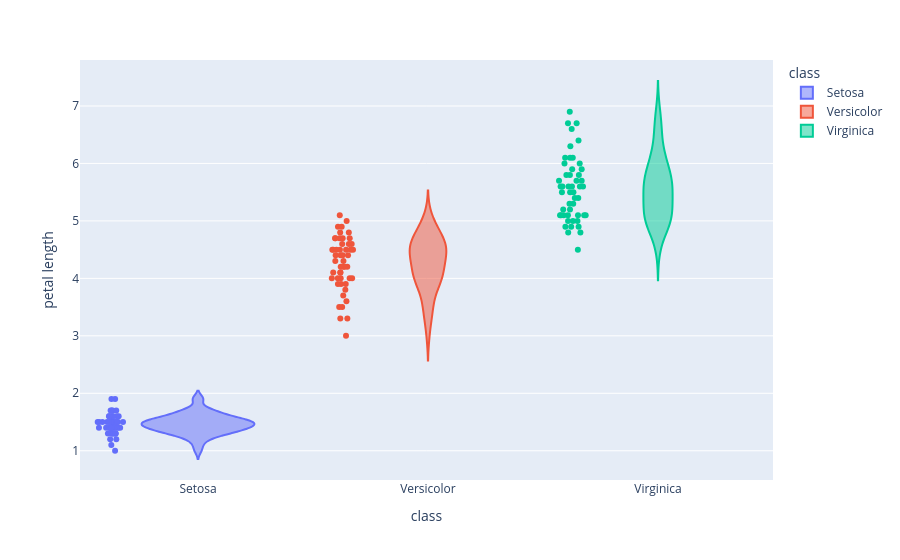
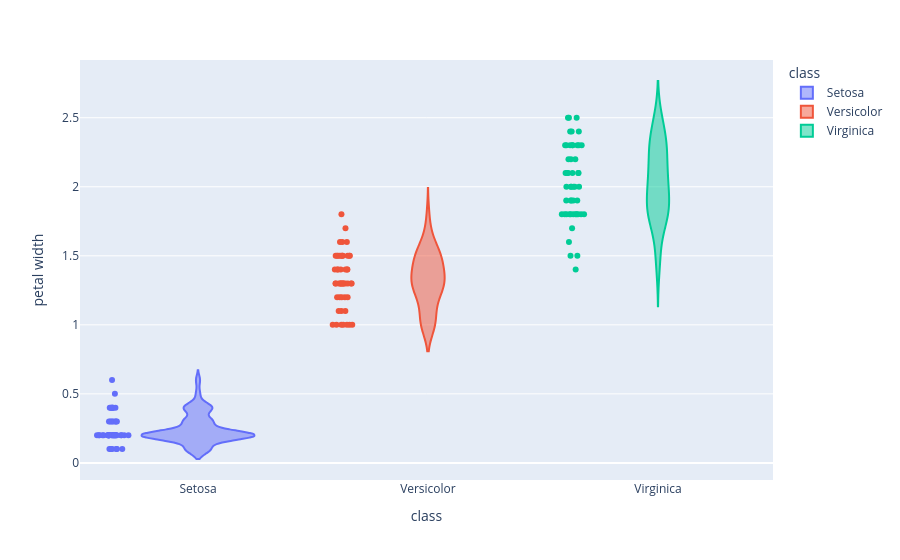
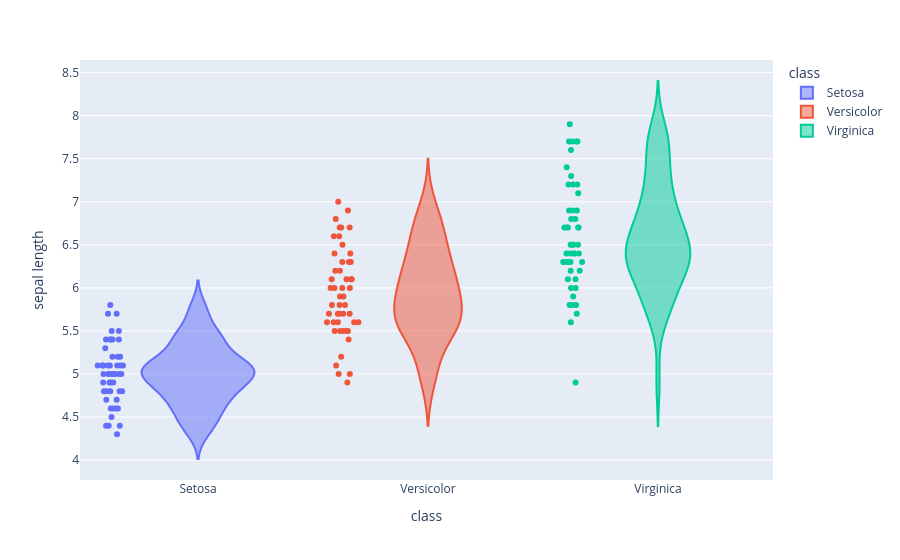
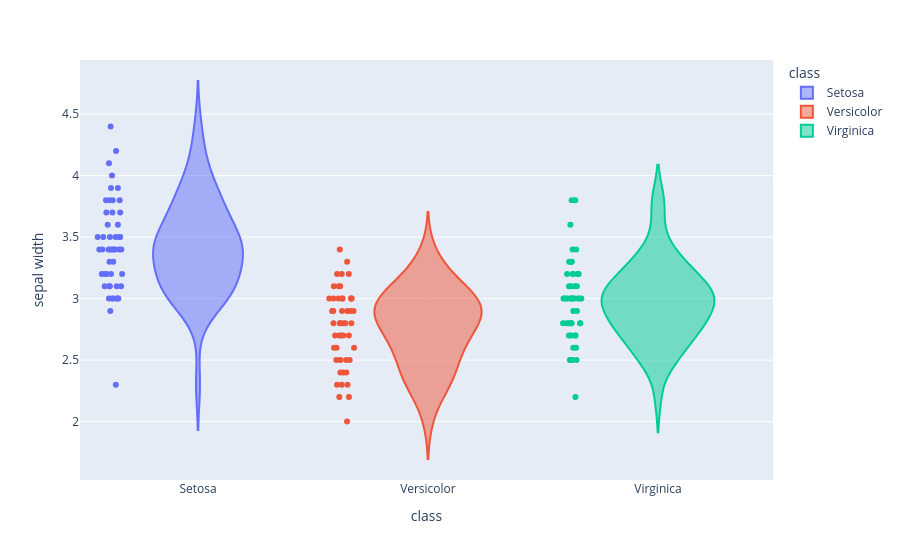

Source (notebook cell) for these figures, in order:
### Markdown cell above
# 5. Violin plot

### Code cell
fig_petal_l = px.violin(irysy_calosc,x="class",y="petal length",color = "class",points="all")
fig_petal_l.show()

fig_petal_w = px.violin(irysy_calosc,x="class",y="petal width",color = "class",points="all")
fig_petal_w.show()

fig_sepal_l = px.violin(irysy_calosc,x="class",y="sepal length",color = "class",points="all")
fig_sepal_l.show()

fig_sepal_w = px.violin(irysy_calosc,x="class",y="sepal width",color = "class",points="all")
fig_sepal_w.show()

### Figure 1 — Plotly figure (JSON) as saved in the notebook; plotly's stock layout.template omitted (floating-point values rounded to 4 significant figures)
{"data": [{"alignmentgroup": "True", "box": {"visible": false}, "hovertemplate": "class=%{x}<br>petal length=%{y}<extra></extra>", "legendgroup": "Setosa", "marker": {"color": "#636efa"}, "name": "Setosa", "offsetgroup": "Setosa", "orientation": "v", "points": "all", "scalegroup": "True", "showlegend": true, "type": "violin", "x": ["Setosa", "Setosa", "Setosa", "Setosa", "Setosa", "Setosa", "Setosa", "Setosa", "Setosa", "Setosa", "Setosa", "Setosa", "Setosa", "Setosa", "Setosa", "Setosa", "Setosa", "Setosa", "Setosa", "Setosa", "Setosa", "Setosa", "Setosa", "Setosa", "Setosa", "Setosa", "Setosa", "Setosa", "Setosa", "Setosa", "Setosa", "Setosa", "Setosa", "Setosa", "Setosa", "Setosa", "Setosa", "Setosa", "Setosa", "Setosa", "Setosa", "Setosa", "Setosa", "Setosa", "Setosa", "Setosa", "Setosa", "Setosa", "Setosa", "Setosa"], "x0": " ", "xaxis": "x", "y": [1.4, 1.4, 1.3, 1.5, 1.4, 1.7, 1.4, 1.5, 1.4, 1.5, 1.5, 1.6, 1.4, 1.1, 1.2, 1.5, 1.3, 1.4, 1.7, 1.5, 1.7, 1.5, 1.0, 1.7, 1.9, 1.6, 1.6, 1.5, 1.4, 1.6, 1.6, 1.5, 1.5, 1.4, 1.5, 1.2, 1.3, 1.5, 1.3, 1.5, 1.3, 1.3, 1.3, 1.6, 1.9, 1.4, 1.6, 1.4, 1.5, 1.4], "y0": " ", "yaxis": "y"}, {"alignmentgroup": "True", "box": {"visible": false}, "hovertemplate": "class=%{x}<br>petal length=%{y}<extra></extra>", "legendgroup": "Versicolor", "marker": {"color": "#EF553B"}, "name": "Versicolor", "offsetgroup": "Versicolor", "orientation": "v", "points": "all", "scalegroup": "True", "showlegend": true, "type": "violin", "x": ["Versicolor", "Versicolor", "Versicolor", "Versicolor", "Versicolor", "Versicolor", "Versicolor", "Versicolor", "Versicolor", "Versicolor", "Versicolor", "Versicolor", "Versicolor", "Versicolor", "Versicolor", "Versicolor", "Versicolor", "Versicolor", "Versicolor", "Versicolor", "Versicolor", "Versicolor", "Versicolor", "Versicolor", "Versicolor", "Versicolor", "Versicolor", "Versicolor", "Versicolor", "Versicolor", "Versicolor", "Versicolor", "Versicolor", "Versicolor", "Versicolor", "Versicolor", "Versicolor", "Versicolor", "Versicolor", "Versicolor", "Versicolor", "Versicolor", "Versicolor", "Versicolor", "Versicolor", "Versicolor", "Versicolor", "Versicolor", "Versicolor", "Versicolor"], "x0": " ", "xaxis": "x", "y": [4.7, 4.5, 4.9, 4.0, 4.6, 4.5, 4.7, 3.3, 4.6, 3.9, 3.5, 4.2, 4.0, 4.7, 3.6, 4.4, 4.5, 4.1, 4.5, 3.9, 4.8, 4.0, 4.9, 4.7, 4.3, 4.4, 4.8, 5.0, 4.5, 3.5, 3.8, 3.7, 3.9, 5.1, 4.5, 4.5, 4.7, 4.4, 4.1, 4.0, 4.4, 4.6, 4.0, 3.3, 4.2, 4.2, 4.2, 4.3, 3.0, 4.1], "y0": " ", "yaxis": "y"}, {"alignmentgroup": "True", "box": {"visible": false}, "hovertemplate": "class=%{x}<br>petal length=%{y}<extra></extra>", "legendgroup": "Virginica", "marker": {"color": "#00cc96"}, "name": "Virginica", "offsetgroup": "Virginica", "orientation": "v", "points": "all", "scalegroup": "True", "showlegend": true, "type": "violin", "x": ["Virginica", "Virginica", "Virginica", "Virginica", "Virginica", "Virginica", "Virginica", "Virginica", "Virginica", "Virginica", "Virginica", "Virginica", "Virginica", "Virginica", "Virginica", "Virginica", "Virginica", "Virginica", "Virginica", "Virginica", "Virginica", "Virginica", "Virginica", "Virginica", "Virginica", "Virginica", "Virginica", "Virginica", "Virginica", "Virginica", "Virginica", "Virginica", "Virginica", "Virginica", "Virginica", "Virginica", "Virginica", "Virginica", "Virginica", "Virginica", "Virginica", "Virginica", "Virginica", "Virginica", "Virginica", "Virginica", "Virginica", "Virginica", "Virginica", "Virginica"], "x0": " ", "xaxis": "x", "y": [6.0, 5.1, 5.9, 5.6, 5.8, 6.6, 4.5, 6.3, 5.8, 6.1, 5.1, 5.3, 5.5, 5.0, 5.1, 5.3, 5.5, 6.7, 6.9, 5.0, 5.7, 4.9, 6.7, 4.9, 5.7, 6.0, 4.8, 4.9, 5.6, 5.8, 6.1, 6.4, 5.6, 5.1, 5.6, 6.1, 5.6, 5.5, 4.8, 5.4, 5.6, 5.1, 5.1, 5.9, 5.7, 5.2, 5.0, 5.2, 5.4, 5.1], "y0": " ", "yaxis": "y"}], "layout": {"legend": {"title": {"text": "class"}, "tracegroupgap": 0}, "margin": {"t": 60}, "violinmode": "overlay", "xaxis": {"anchor": "y", "categoryarray": ["Setosa", "Versicolor", "Virginica"], "categoryorder": "array", "domain": [0, 1], "title": {"text": "class"}}, "yaxis": {"anchor": "x", "domain": [0, 1], "title": {"text": "petal length"}}}}

### Figure 2 — Plotly figure (JSON) as saved in the notebook; plotly's stock layout.template omitted (floating-point values rounded to 4 significant figures)
{"data": [{"alignmentgroup": "True", "box": {"visible": false}, "hovertemplate": "class=%{x}<br>petal width=%{y}<extra></extra>", "legendgroup": "Setosa", "marker": {"color": "#636efa"}, "name": "Setosa", "offsetgroup": "Setosa", "orientation": "v", "points": "all", "scalegroup": "True", "showlegend": true, "type": "violin", "x": ["Setosa", "Setosa", "Setosa", "Setosa", "Setosa", "Setosa", "Setosa", "Setosa", "Setosa", "Setosa", "Setosa", "Setosa", "Setosa", "Setosa", "Setosa", "Setosa", "Setosa", "Setosa", "Setosa", "Setosa", "Setosa", "Setosa", "Setosa", "Setosa", "Setosa", "Setosa", "Setosa", "Setosa", "Setosa", "Setosa", "Setosa", "Setosa", "Setosa", "Setosa", "Setosa", "Setosa", "Setosa", "Setosa", "Setosa", "Setosa", "Setosa", "Setosa", "Setosa", "Setosa", "Setosa", "Setosa", "Setosa", "Setosa", "Setosa", "Setosa"], "x0": " ", "xaxis": "x", "y": [0.2, 0.2, 0.2, 0.2, 0.2, 0.4, 0.3, 0.2, 0.2, 0.1, 0.2, 0.2, 0.1, 0.1, 0.2, 0.4, 0.4, 0.3, 0.3, 0.3, 0.2, 0.4, 0.2, 0.5, 0.2, 0.2, 0.4, 0.2, 0.2, 0.2, 0.2, 0.4, 0.1, 0.2, 0.1, 0.2, 0.2, 0.1, 0.2, 0.2, 0.3, 0.3, 0.2, 0.6, 0.4, 0.3, 0.2, 0.2, 0.2, 0.2], "y0": " ", "yaxis": "y"}, {"alignmentgroup": "True", "box": {"visible": false}, "hovertemplate": "class=%{x}<br>petal width=%{y}<extra></extra>", "legendgroup": "Versicolor", "marker": {"color": "#EF553B"}, "name": "Versicolor", "offsetgroup": "Versicolor", "orientation": "v", "points": "all", "scalegroup": "True", "showlegend": true, "type": "violin", "x": ["Versicolor", "Versicolor", "Versicolor", "Versicolor", "Versicolor", "Versicolor", "Versicolor", "Versicolor", "Versicolor", "Versicolor", "Versicolor", "Versicolor", "Versicolor", "Versicolor", "Versicolor", "Versicolor", "Versicolor", "Versicolor", "Versicolor", "Versicolor", "Versicolor", "Versicolor", "Versicolor", "Versicolor", "Versicolor", "Versicolor", "Versicolor", "Versicolor", "Versicolor", "Versicolor", "Versicolor", "Versicolor", "Versicolor", "Versicolor", "Versicolor", "Versicolor", "Versicolor", "Versicolor", "Versicolor", "Versicolor", "Versicolor", "Versicolor", "Versicolor", "Versicolor", "Versicolor", "Versicolor", "Versicolor", "Versicolor", "Versicolor", "Versicolor"], "x0": " ", "xaxis": "x", "y": [1.4, 1.5, 1.5, 1.3, 1.5, 1.3, 1.6, 1.0, 1.3, 1.4, 1.0, 1.5, 1.0, 1.4, 1.3, 1.4, 1.5, 1.0, 1.5, 1.1, 1.8, 1.3, 1.5, 1.2, 1.3, 1.4, 1.4, 1.7, 1.5, 1.0, 1.1, 1.0, 1.2, 1.6, 1.5, 1.6, 1.5, 1.3, 1.3, 1.3, 1.2, 1.4, 1.2, 1.0, 1.3, 1.2, 1.3, 1.3, 1.1, 1.3], "y0": " ", "yaxis": "y"}, {"alignmentgroup": "True", "box": {"visible": false}, "hovertemplate": "class=%{x}<br>petal width=%{y}<extra></extra>", "legendgroup": "Virginica", "marker": {"color": "#00cc96"}, "name": "Virginica", "offsetgroup": "Virginica", "orientation": "v", "points": "all", "scalegroup": "True", "showlegend": true, "type": "violin", "x": ["Virginica", "Virginica", "Virginica", "Virginica", "Virginica", "Virginica", "Virginica", "Virginica", "Virginica", "Virginica", "Virginica", "Virginica", "Virginica", "Virginica", "Virginica", "Virginica", "Virginica", "Virginica", "Virginica", "Virginica", "Virginica", "Virginica", "Virginica", "Virginica", "Virginica", "Virginica", "Virginica", "Virginica", "Virginica", "Virginica", "Virginica", "Virginica", "Virginica", "Virginica", "Virginica", "Virginica", "Virginica", "Virginica", "Virginica", "Virginica", "Virginica", "Virginica", "Virginica", "Virginica", "Virginica", "Virginica", "Virginica", "Virginica", "Virginica", "Virginica"], "x0": " ", "xaxis": "x", "y": [2.5, 1.9, 2.1, 1.8, 2.2, 2.1, 1.7, 1.8, 1.8, 2.5, 2.0, 1.9, 2.1, 2.0, 2.4, 2.3, 1.8, 2.2, 2.3, 1.5, 2.3, 2.0, 2.0, 1.8, 2.1, 1.8, 1.8, 1.8, 2.1, 1.6, 1.9, 2.0, 2.2, 1.5, 1.4, 2.3, 2.4, 1.8, 1.8, 2.1, 2.4, 2.3, 1.9, 2.3, 2.5, 2.3, 1.9, 2.0, 2.3, 1.8], "y0": " ", "yaxis": "y"}], "layout": {"legend": {"title": {"text": "class"}, "tracegroupgap": 0}, "margin": {"t": 60}, "violinmode": "overlay", "xaxis": {"anchor": "y", "categoryarray": ["Setosa", "Versicolor", "Virginica"], "categoryorder": "array", "domain": [0, 1], "title": {"text": "class"}}, "yaxis": {"anchor": "x", "domain": [0, 1], "title": {"text": "petal width"}}}}

### Figure 3 — Plotly figure (JSON) as saved in the notebook; plotly's stock layout.template omitted (floating-point values rounded to 4 significant figures)
{"data": [{"alignmentgroup": "True", "box": {"visible": false}, "hovertemplate": "class=%{x}<br>sepal length=%{y}<extra></extra>", "legendgroup": "Setosa", "marker": {"color": "#636efa"}, "name": "Setosa", "offsetgroup": "Setosa", "orientation": "v", "points": "all", "scalegroup": "True", "showlegend": true, "type": "violin", "x": ["Setosa", "Setosa", "Setosa", "Setosa", "Setosa", "Setosa", "Setosa", "Setosa", "Setosa", "Setosa", "Setosa", "Setosa", "Setosa", "Setosa", "Setosa", "Setosa", "Setosa", "Setosa", "Setosa", "Setosa", "Setosa", "Setosa", "Setosa", "Setosa", "Setosa", "Setosa", "Setosa", "Setosa", "Setosa", "Setosa", "Setosa", "Setosa", "Setosa", "Setosa", "Setosa", "Setosa", "Setosa", "Setosa", "Setosa", "Setosa", "Setosa", "Setosa", "Setosa", "Setosa", "Setosa", "Setosa", "Setosa", "Setosa", "Setosa", "Setosa"], "x0": " ", "xaxis": "x", "y": [5.1, 4.9, 4.7, 4.6, 5.0, 5.4, 4.6, 5.0, 4.4, 4.9, 5.4, 4.8, 4.8, 4.3, 5.8, 5.7, 5.4, 5.1, 5.7, 5.1, 5.4, 5.1, 4.6, 5.1, 4.8, 5.0, 5.0, 5.2, 5.2, 4.7, 4.8, 5.4, 5.2, 5.5, 4.9, 5.0, 5.5, 4.9, 4.4, 5.1, 5.0, 4.5, 4.4, 5.0, 5.1, 4.8, 5.1, 4.6, 5.3, 5.0], "y0": " ", "yaxis": "y"}, {"alignmentgroup": "True", "box": {"visible": false}, "hovertemplate": "class=%{x}<br>sepal length=%{y}<extra></extra>", "legendgroup": "Versicolor", "marker": {"color": "#EF553B"}, "name": "Versicolor", "offsetgroup": "Versicolor", "orientation": "v", "points": "all", "scalegroup": "True", "showlegend": true, "type": "violin", "x": ["Versicolor", "Versicolor", "Versicolor", "Versicolor", "Versicolor", "Versicolor", "Versicolor", "Versicolor", "Versicolor", "Versicolor", "Versicolor", "Versicolor", "Versicolor", "Versicolor", "Versicolor", "Versicolor", "Versicolor", "Versicolor", "Versicolor", "Versicolor", "Versicolor", "Versicolor", "Versicolor", "Versicolor", "Versicolor", "Versicolor", "Versicolor", "Versicolor", "Versicolor", "Versicolor", "Versicolor", "Versicolor", "Versicolor", "Versicolor", "Versicolor", "Versicolor", "Versicolor", "Versicolor", "Versicolor", "Versicolor", "Versicolor", "Versicolor", "Versicolor", "Versicolor", "Versicolor", "Versicolor", "Versicolor", "Versicolor", "Versicolor", "Versicolor"], "x0": " ", "xaxis": "x", "y": [7.0, 6.4, 6.9, 5.5, 6.5, 5.7, 6.3, 4.9, 6.6, 5.2, 5.0, 5.9, 6.0, 6.1, 5.6, 6.7, 5.6, 5.8, 6.2, 5.6, 5.9, 6.1, 6.3, 6.1, 6.4, 6.6, 6.8, 6.7, 6.0, 5.7, 5.5, 5.5, 5.8, 6.0, 5.4, 6.0, 6.7, 6.3, 5.6, 5.5, 5.5, 6.1, 5.8, 5.0, 5.6, 5.7, 5.7, 6.2, 5.1, 5.7], "y0": " ", "yaxis": "y"}, {"alignmentgroup": "True", "box": {"visible": false}, "hovertemplate": "class=%{x}<br>sepal length=%{y}<extra></extra>", "legendgroup": "Virginica", "marker": {"color": "#00cc96"}, "name": "Virginica", "offsetgroup": "Virginica", "orientation": "v", "points": "all", "scalegroup": "True", "showlegend": true, "type": "violin", "x": ["Virginica", "Virginica", "Virginica", "Virginica", "Virginica", "Virginica", "Virginica", "Virginica", "Virginica", "Virginica", "Virginica", "Virginica", "Virginica", "Virginica", "Virginica", "Virginica", "Virginica", "Virginica", "Virginica", "Virginica", "Virginica", "Virginica", "Virginica", "Virginica", "Virginica", "Virginica", "Virginica", "Virginica", "Virginica", "Virginica", "Virginica", "Virginica", "Virginica", "Virginica", "Virginica", "Virginica", "Virginica", "Virginica", "Virginica", "Virginica", "Virginica", "Virginica", "Virginica", "Virginica", "Virginica", "Virginica", "Virginica", "Virginica", "Virginica", "Virginica"], "x0": " ", "xaxis": "x", "y": [6.3, 5.8, 7.1, 6.3, 6.5, 7.6, 4.9, 7.3, 6.7, 7.2, 6.5, 6.4, 6.8, 5.7, 5.8, 6.4, 6.5, 7.7, 7.7, 6.0, 6.9, 5.6, 7.7, 6.3, 6.7, 7.2, 6.2, 6.1, 6.4, 7.2, 7.4, 7.9, 6.4, 6.3, 6.1, 7.7, 6.3, 6.4, 6.0, 6.9, 6.7, 6.9, 5.8, 6.8, 6.7, 6.7, 6.3, 6.5, 6.2, 5.9], "y0": " ", "yaxis": "y"}], "layout": {"legend": {"title": {"text": "class"}, "tracegroupgap": 0}, "margin": {"t": 60}, "violinmode": "overlay", "xaxis": {"anchor": "y", "categoryarray": ["Setosa", "Versicolor", "Virginica"], "categoryorder": "array", "domain": [0, 1], "title": {"text": "class"}}, "yaxis": {"anchor": "x", "domain": [0, 1], "title": {"text": "sepal length"}}}}

### Figure 4 — Plotly figure (JSON) as saved in the notebook; plotly's stock layout.template omitted (floating-point values rounded to 4 significant figures)
{"data": [{"alignmentgroup": "True", "box": {"visible": false}, "hovertemplate": "class=%{x}<br>sepal width=%{y}<extra></extra>", "legendgroup": "Setosa", "marker": {"color": "#636efa"}, "name": "Setosa", "offsetgroup": "Setosa", "orientation": "v", "points": "all", "scalegroup": "True", "showlegend": true, "type": "violin", "x": ["Setosa", "Setosa", "Setosa", "Setosa", "Setosa", "Setosa", "Setosa", "Setosa", "Setosa", "Setosa", "Setosa", "Setosa", "Setosa", "Setosa", "Setosa", "Setosa", "Setosa", "Setosa", "Setosa", "Setosa", "Setosa", "Setosa", "Setosa", "Setosa", "Setosa", "Setosa", "Setosa", "Setosa", "Setosa", "Setosa", "Setosa", "Setosa", "Setosa", "Setosa", "Setosa", "Setosa", "Setosa", "Setosa", "Setosa", "Setosa", "Setosa", "Setosa", "Setosa", "Setosa", "Setosa", "Setosa", "Setosa", "Setosa", "Setosa", "Setosa"], "x0": " ", "xaxis": "x", "y": [3.5, 3.0, 3.2, 3.1, 3.6, 3.9, 3.4, 3.4, 2.9, 3.1, 3.7, 3.4, 3.0, 3.0, 4.0, 4.4, 3.9, 3.5, 3.8, 3.8, 3.4, 3.7, 3.6, 3.3, 3.4, 3.0, 3.4, 3.5, 3.4, 3.2, 3.1, 3.4, 4.1, 4.2, 3.1, 3.2, 3.5, 3.1, 3.0, 3.4, 3.5, 2.3, 3.2, 3.5, 3.8, 3.0, 3.8, 3.2, 3.7, 3.3], "y0": " ", "yaxis": "y"}, {"alignmentgroup": "True", "box": {"visible": false}, "hovertemplate": "class=%{x}<br>sepal width=%{y}<extra></extra>", "legendgroup": "Versicolor", "marker": {"color": "#EF553B"}, "name": "Versicolor", "offsetgroup": "Versicolor", "orientation": "v", "points": "all", "scalegroup": "True", "showlegend": true, "type": "violin", "x": ["Versicolor", "Versicolor", "Versicolor", "Versicolor", "Versicolor", "Versicolor", "Versicolor", "Versicolor", "Versicolor", "Versicolor", "Versicolor", "Versicolor", "Versicolor", "Versicolor", "Versicolor", "Versicolor", "Versicolor", "Versicolor", "Versicolor", "Versicolor", "Versicolor", "Versicolor", "Versicolor", "Versicolor", "Versicolor", "Versicolor", "Versicolor", "Versicolor", "Versicolor", "Versicolor", "Versicolor", "Versicolor", "Versicolor", "Versicolor", "Versicolor", "Versicolor", "Versicolor", "Versicolor", "Versicolor", "Versicolor", "Versicolor", "Versicolor", "Versicolor", "Versicolor", "Versicolor", "Versicolor", "Versicolor", "Versicolor", "Versicolor", "Versicolor"], "x0": " ", "xaxis": "x", "y": [3.2, 3.2, 3.1, 2.3, 2.8, 2.8, 3.3, 2.4, 2.9, 2.7, 2.0, 3.0, 2.2, 2.9, 2.9, 3.1, 3.0, 2.7, 2.2, 2.5, 3.2, 2.8, 2.5, 2.8, 2.9, 3.0, 2.8, 3.0, 2.9, 2.6, 2.4, 2.4, 2.7, 2.7, 3.0, 3.4, 3.1, 2.3, 3.0, 2.5, 2.6, 3.0, 2.6, 2.3, 2.7, 3.0, 2.9, 2.9, 2.5, 2.8], "y0": " ", "yaxis": "y"}, {"alignmentgroup": "True", "box": {"visible": false}, "hovertemplate": "class=%{x}<br>sepal width=%{y}<extra></extra>", "legendgroup": "Virginica", "marker": {"color": "#00cc96"}, "name": "Virginica", "offsetgroup": "Virginica", "orientation": "v", "points": "all", "scalegroup": "True", "showlegend": true, "type": "violin", "x": ["Virginica", "Virginica", "Virginica", "Virginica", "Virginica", "Virginica", "Virginica", "Virginica", "Virginica", "Virginica", "Virginica", "Virginica", "Virginica", "Virginica", "Virginica", "Virginica", "Virginica", "Virginica", "Virginica", "Virginica", "Virginica", "Virginica", "Virginica", "Virginica", "Virginica", "Virginica", "Virginica", "Virginica", "Virginica", "Virginica", "Virginica", "Virginica", "Virginica", "Virginica", "Virginica", "Virginica", "Virginica", "Virginica", "Virginica", "Virginica", "Virginica", "Virginica", "Virginica", "Virginica", "Virginica", "Virginica", "Virginica", "Virginica", "Virginica", "Virginica"], "x0": " ", "xaxis": "x", "y": [3.3, 2.7, 3.0, 2.9, 3.0, 3.0, 2.5, 2.9, 2.5, 3.6, 3.2, 2.7, 3.0, 2.5, 2.8, 3.2, 3.0, 3.8, 2.6, 2.2, 3.2, 2.8, 2.8, 2.7, 3.3, 3.2, 2.8, 3.0, 2.8, 3.0, 2.8, 3.8, 2.8, 2.8, 2.6, 3.0, 3.4, 3.1, 3.0, 3.1, 3.1, 3.1, 2.7, 3.2, 3.3, 3.0, 2.5, 3.0, 3.4, 3.0], "y0": " ", "yaxis": "y"}], "layout": {"legend": {"title": {"text": "class"}, "tracegroupgap": 0}, "margin": {"t": 60}, "violinmode": "overlay", "xaxis": {"anchor": "y", "categoryarray": ["Setosa", "Versicolor", "Virginica"], "categoryorder": "array", "domain": [0, 1], "title": {"text": "class"}}, "yaxis": {"anchor": "x", "domain": [0, 1], "title": {"text": "sepal width"}}}}
